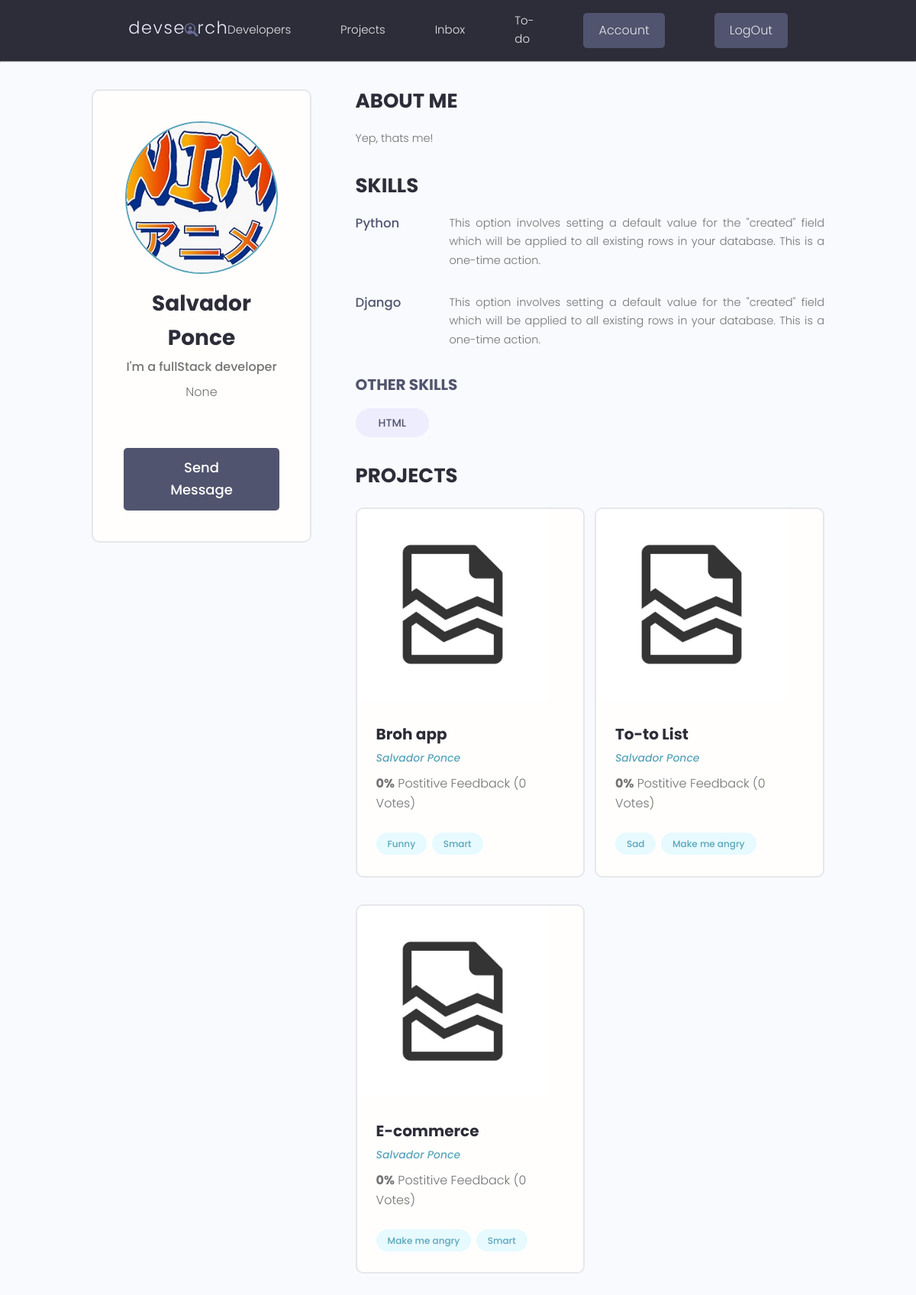
Page /profile/a2ecf81c76ea4dd7be553864b1e5d44d/ (signed in) on the committed database.
### users/models.py (models this page shows, shortened)
class Profile(models.Model):
    user = models.OneToOneField(User, on_delete=models.CASCADE, null=True, blank=True)
    name = models.CharField(max_length=200, blank=True, null=True)
    email = models.EmailField(max_length=500, blank=True, null=True)
    username = models.CharField(max_length=200, blank=True, null=True)
    location = models.CharField(max_length=200, blank=True, null=True)
    short_intro = models.CharField(max_length=500, blank=True, null=True)
    bio = models.TextField(blank=True, null=True)
    profile_image = models.ImageField(blank=True, null=True, upload_to='profiles/', default='profiles/user-default.png')
    social_github = models.CharField(max_length=200, blank=True, null=True)
    social_x = models.CharField(max_length=200, blank=True, null=True)
    social_linkedin = models.CharField(max_length=200, blank=True, null=True)
    social_youtube = models.CharField(max_length=200, blank=True, null=True)
    social_website = models.CharField(max_length=200, blank=True, null=True)
    created = models.DateTimeField(auto_now_add=True)
    id = models.UUIDField(default=uuid.uuid4, unique=True, primary_key=True, editable=False)

class Skill(models.Model):
    owner = models.ForeignKey(Profile, on_delete=models.CASCADE, blank=True, null=True)
    name = models.CharField(max_length=50, blank=True, null=True)
    description = models.TextField(blank=True, null=True)
    created = models.DateTimeField(auto_now_add=True)
    id = models.UUIDField(default=uuid.uuid4, unique=True, primary_key=True, editable=False)

### projects/models.py (models this page shows, shortened)
class Project(models.Model): #We inherance from models. Meaning we create a officiallly a django model
    owner = models.ForeignKey(Profile, on_delete= models.SET_NULL, null=True, blank = True)
    title = models.CharField(max_length=200)
    description = models.TextField(null=True, blank=True) #null is for the db. blanck is for django.
    featured_image = models.ImageField(null=True, blank=True, default = 'file-notfound.jpg')
    demo_link = models.CharField(max_length=1200, null=True, blank=True)
    source_link = models.CharField(max_length=1200, null=True, blank=True)
    tags = models.ManyToManyField('Tag', blank=True) #Is a string because the model Tag is below this model
    vote_total = models.IntegerField(default=0)
    vote_ratio = models.IntegerField(default=0)
    created = models.DateTimeField(auto_now_add=True)
    id = models.UUIDField(default=uuid.uuid4, unique=True, primary_key=True, editable=False)
    class Meta:
        ordering = ['-created']

class Tag(models.Model):
    name = models.CharField(max_length=200)
    created = models.DateTimeField(auto_now_add=True)
    id = models.UUIDField(default=uuid.uuid4, unique=True, primary_key=True, editable=False)

### users/views.py (the view)
# urls.py: path('profile/<str:pk>/', views.userProfile , name = 'user-profile'),
def userProfile(request, pk):
    profile = Profile.objects.get(id = pk)
    topSkills = profile.skill_set.exclude(description__exact = "")
    otherSkills = profile.skill_set.filter(description = "")
    context = {'profile': profile, 'topSkills': topSkills, 'otherSkills': otherSkills}
    return render(request, 'users/user-profile.html', context)

### users/templates/users/user-profile.html (shortened to what this page needs)
{% extends 'main.html' %}
{% block content %}
    <main class="profile my-md">
    <div class="container">
      <div class="layout">
        <div class="column column--1of3">
          <div class="card text-center">
            <div class="card__body dev">
              <img class="avatar avatar--xl" src={{profile.profile_image.url}} />
              <h2 class="dev__name">{{profile.name}}</h2>
              <p class="dev__title">{{profile.short_intro}}</p>
              <p class="dev__location">{{profile.location}}</p>
              <a href="#" class="btn btn--sub btn--lg">Send Message </a>
            </div>
          </div>
        </div>
        <div class="column column--2of3">
          <div class="devInfo">
            <h3 class="devInfo__title">About Me</h3>
            <p class="devInfo__about">
                {{profile.bio}}
            </p>
          </div>
          <div class="devInfo">
            <h3 class="devInfo__title">Skills</h3>
            <div class="devInfo__skills">
                {% for skill in topSkills %}
              <div class="devSkill">
                <h4 class="devSkill__title">{{skill.name}}</h4>
                <p class="devSkill__info">
                  {{skill.description}}
                </p>
              </div>
                {% endfor %}
              <h3 class="devInfo__subtitle">Other Skills</h3>
              <div class="devInfo__otherSkills">
                {% for skill in otherSkills %}
                <span class="tag tag--pill tag--sub tag--lg">
                  <small>{{skill.name}}</small>
                </span>
                {% endfor %}
              </div>
            </div>
          </div>
          <div class="devInfo">
            <h3 class="devInfo__title">Projects</h3>
            <div class="grid grid--two">
                {% for project in profile.project_set.all %}
              <div class="column">
                <div class="card project">
                  <a href="{% url 'single-project' project.id %}" class="project">
                    <img class="project__thumbnail" src={{project.featured_image.url}} alt="project thumbnail" />
                    <div class="card__body">
                      <h3 class="project__title">{{project.title}}</h3>
                      <p><a class="project__author" href="{% url 'user-profile' project.owner.id %}">{{project.owner.name}}</a></p>
                      <p class="project--rating">
                        <span style="font-weight: bold;">{{project.vote_ratio}}%</span> Postitive
                        Feedback ({{project.vote_total}} Vote{{project.vote_total|pluralize:"s"}})
                      </p>
                      <div class="project__tags">
                        {% for tag in project.tags.all %}
                        <span class="tag tag--pill tag--main">
                          <small>{{tag.name}}</small>
                        </span>
                        {% endfor %}
                      </div>
                    </div>
                  </a>
                </div>
              </div>
                {% endfor %}
            </div>
          </div>
        </div>
      </div>
    </div>
  </main>
{% endblock content %}

### static/styles/app.css (style rules this page uses)
:root { --color-sub: #2d2d39; }
.btn--sub { background-color: var(--color-sub-light); }
.card { border: 2px solid var(--color-light); }
img { width: 100%; }
.profile .card > .dev { padding: 4rem; }
.dev__name { color: var(--color-sub); font-size: 2.8rem; font-weight: 700; margin-top: 1rem; margin-bottom: 0.5rem; }
.dev__title { font-size: 1.6rem; font-weight: 500; line-height: 1.3; }
.dev__location { margin-top: 1rem; }
.devInfo { margin-bottom: 3rem; }
.devInfo__title, .devInfo__subtitle { font-size: 2.6rem; color: var(--color-sub); text-transform: uppercase; font-weight: 700; margin-bottom: 1.5rem; }
.devInfo__subtitle { font-size: 2rem; color: var(--color-sub-light); }
.devInfo__about, .devSkill__info { font-size: 1.45rem; line-height: 1.7; text-align: justify; }
.devSkill { margin-bottom: 3rem; }
.devSkill__title { font-size: 1.65rem; font-weight: 500; color: var(--color-sub-light); }
@media screen and (min-width: 700px) { .devSkill { display: flex; justify-content: space-between; gap: 3rem; } }
@media screen and (min-width: 700px) { .devSkill__info { flex-basis: 80%; } }
.project__author { font-size: 1.4rem; font-style: italic; }
.project--rating { margin-bottom: 1.6em; margin-top: .5em; }
.project__thumbnail { height: 25rem; object-fit: cover; object-position: top center; }
.project__title { font-size: 2rem; font-weight: 700; color: var(--color-sub); }

### static/uikit/app.css (style rules this page uses)
.layout { background: var(--color-main-light); }
.layout > .column, .grid > .column { color: var(--color-light); text-align: center; background: var(--color-main); }

### static/uikit/styles/modules/_variables.css (style rules this page uses)
:root { --color-main: #5aa5b9; --color-main-light: #e6faff; --color-sub: #3f4156; --color-sub-light: #51546e; --color-sub-lighter: #ededfd; --color-text: #737373; --color-gray: #8b8b8b; --color-light: #e5e7eb; --color-light-gray: #767676; --color-bg: #f8fafd; --color-white: #fffefd; --color-white-light: #f3f3f3; --color-success: #359e64; --color-success-bg: #def8e8; --color-error: #fc4b0b; --color-error-bg: #fff2ee; --font-base: 'Poppins', arial, helvetica, 'Segoe UI', roboto, ubuntu, sans-serif; --font-monospace: 'Fira Code', 'Courier New', courier, monospace; --font-regular: 300; --font-medium: 500; --font-bold: 700; --generic-shadow: 1px 1px 5px #00000010; --generic-transition: all 0.3s ease-in-out; }

### static/uikit/styles/modules/_base.css (style rules this page uses)
* { margin: 0; padding: 0; box-sizing: border-box; text-rendering: optimizeLegibility; color: inherit; font-size: inherit; }
html { font-size: 50%; }
@media only screen and (min-width: 480px) { html { font-size: 56.25%; } }
@media only screen and (min-width: 1200px) { html { font-size: 62.5%; } }
body { line-height: 1.6; font-weight: 400; font-size: 1.5rem; color: var(--color-text); background-color: var(--color-bg); min-height: 100vh; }

### static/uikit/styles/modules/_typography.css (style rules this page uses)
* { font-family: var(--font-base); }
h2 { font-size: 3.6rem; font-weight: var(--font-bold); }
h3 { font-size: 3.2rem; font-weight: var(--font-medium); }
h4 { font-size: 2.8rem; font-weight: var(--font-medium); }
p, span, strong { font-size: 1.6rem; color: var(--color-text); font-weight: var(--font-regular); }
a { padding-bottom: 2px; text-decoration: none; display: inline-block; color: var(--color-main); font-weight: var(--font-medium); }

### static/uikit/styles/modules/_utilities.css (style rules this page uses)
.container { width: 92%; max-width: 165rem; margin: 0 auto; box-sizing: border-box; }
@media screen and (min-width: 1000px) { .container { width: 90%; } }
@media screen and (min-width: 1200px) { .container { width: 80%; } }
.text-center { text-align: center; }
.my-md { margin: 3rem auto; }

### static/uikit/styles/modules/_avatar.css (style rules this page uses)
.avatar { border-radius: 50%; border: 2px solid var(--color-main); object-fit: cover; }
.avatar--xl { height: 20rem; width: 20rem; }

### static/uikit/styles/modules/_button.css (style rules this page uses)
.btn { display: inline-block; position: relative; cursor: pointer; background-color: var(--color-light); font-weight: var(--font-medium); color: var(--color-sub); text-decoration: none; padding: 1rem 2rem; border-radius: 0.5rem; border: none; width: -webkit-fit-content; width: -moz-fit-content; width: fit-content; height: -webkit-fit-content; height: -moz-fit-content; height: fit-content; font-size: 1.6rem; outline-width: 0; outline-color: transparent; -webkit-backface-visibility: hidden; backface-visibility: hidden; transition: all 0.3s ease-in-out; }
.btn--sub { background-color: var(--color-sub); color: var(--color-white); }
.btn--lg { font-size: 1.8rem; padding: 1.2rem 4.5rem; }

### static/uikit/styles/modules/_layout.css (style rules this page uses)
.layout { display: flex; flex-flow: row wrap; justify-content: space-between; }
.layout > .column { margin-bottom: 3rem; }
.layout > .column.column--1of3 { flex-basis: 30%; }
.layout > .column.column--2of3 { flex-basis: 64%; }

### rows in the picture
Profile: profile_image (picture), name "Salvador Ponce", short_intro "I'm a fullStack developer", location "None", bio "Yep, thats me!"
Skill: name "Python", description "This option involves setting a default value for the \"created\" field which will be applied to all existing rows in your database. This is a one-time action."
Skill: name "Django", description "This option involves setting a default value for the \"created\" field which will be applied to all existing rows in your database. This is a one-time action."
Skill: name "HTML"
Project: featured_image (picture), title "Broh app", owner.name "Salvador Ponce", vote_ratio "0", vote_total "0"
Tag: name "Funny"
Tag: name "Smart"
Project: featured_image (picture), title "To-to List", owner.name "Salvador Ponce", vote_ratio "0", vote_total "0"
Tag: name "Sad"
Tag: name "Make me angry"
Project: featured_image (picture), title "E-commerce", owner.name "Salvador Ponce", vote_ratio "0", vote_total "0"
